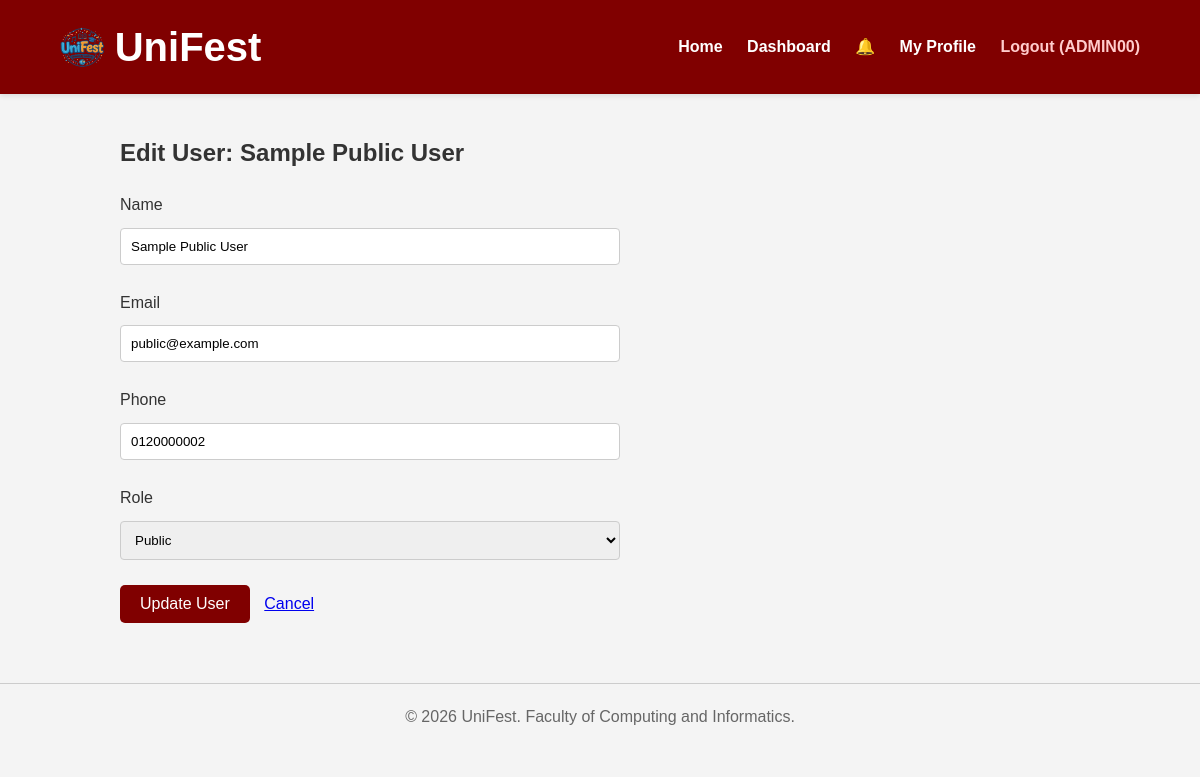
Screenshot of /edit_user.php?id=2 (signed in) with the database file from the repository.
### tables this page shows
CREATE TABLE `users` (
  `id` int(11) NOT NULL,
  `category` enum('Staff','Student','Public','Admin') NOT NULL,
  `name` varchar(100) NOT NULL,
  `email` varchar(100) NOT NULL,
  `phone` varchar(20) NOT NULL,
  `organization` varchar(100) NOT NULL,
  `interested_categories` text NOT NULL,
  `password` varchar(255) NOT NULL,
  `role` enum('admin','staff','student','public') NOT NULL DEFAULT 'public',
  `created_at` timestamp NOT NULL DEFAULT current_timestamp(),
  `status` enum('active','suspended') DEFAULT 'active'
);

### edit_user.php (the view, shortened to what this page needs)
<?php
require 'config/db.php';
require 'includes/header.php';
$id = $_GET['id'];
$stmt = $pdo->prepare("SELECT * FROM users WHERE id = ?");
$stmt->execute([$id]);
$user = $stmt->fetch();
?>
<h2>Edit User: <?= htmlspecialchars($user['name']) ?></h2>
<form method="POST" style="max-width:500px;">
    <div class="form-group">
        <label>Name</label>
        <input type="text" name="name" value="<?= htmlspecialchars($user['name']) ?>" required>
    </div>
    <div class="form-group">
        <label>Email</label>
        <input type="email" name="email" value="<?= htmlspecialchars($user['email']) ?>" required>
    </div>
    <div class="form-group">
        <label>Phone</label>
        <input type="text" name="phone" value="<?= htmlspecialchars($user['phone']) ?>" required>
    </div>
    <div class="form-group">
        <label>Role</label>
        <select name="role">
            <option value="public" <?= $user['role']=='public'?'selected':'' ?>>Public</option>
        </select>
    </div>
    <button type="submit" class="btn">Update User</button>
    <a href="manage_users.php" style="margin-left:10px;">Cancel</a>
</form>
<?php require 'includes/footer.php'; ?>

### assets/style.css (style rules this page uses)
:root { --primary-color: #800000; --secondary-color: #333; --bg-color: #f4f4f4; --text-color: #333; }
body { font-family: Arial, sans-serif; background-color: var(--bg-color); margin: 0; padding: 0; color: var(--text-color); line-height: 1.6; }
.btn { display: inline-block; background-color: var(--primary-color); color: white; padding: 10px 20px; text-decoration: none; border-radius: 5px; border: none; cursor: pointer; font-size: 1rem; }
input[type="text"], input[type="email"], input[type="password"], input[type="number"], input[type="date"], input[type="time"], select, textarea { width: 100%; padding: 10px; margin: 10px 0; border: 1px solid #ccc; border-radius: 4px; box-sizing: border-box; }
.form-group { margin-bottom: 15px; }

### rows the page displays
users: name "Sample Public User", email "public@example.com", phone "0120000002", role "Public"

### other values shown
$_SESSION['user_name'] "ADMIN00"
